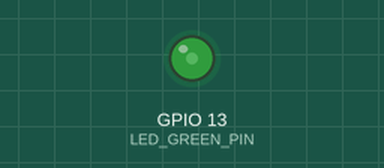
Simulated run of this program. Board: ESP8266 (NodeMCU). Shown: output pins drawn as LEDs (lit = HIGH).

Above: at 0.05 s.
At 1.45 s:
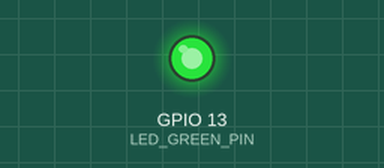
At 2.9 s:
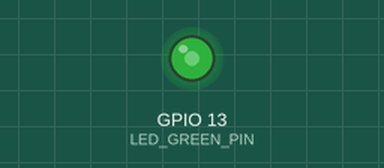
At 6.05 s:
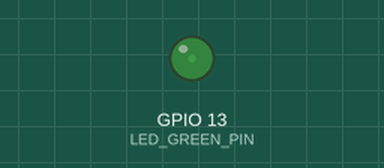
Timing chart, 0 to 8.6 s (numbered marks = the images above):
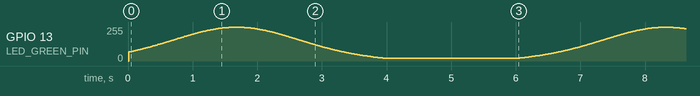

The program:

main.cpp
```cpp
#include <Arduino.h>
#include <Bounce2.h>


// For ESP8266 boards (NodeMCU or Feather HUZZAH)
#define LED_GREEN_PIN 13

unsigned long breathe_time = millis();
int i = 0;
int breathe_delay = 10; // delay between loops

void breath(uint8_t ledPin)
{
  if ((breathe_time + breathe_delay) < millis())
  {
    breathe_time = millis();
    float val = min(255.0, max(20.0, (exp(sin(i / 3000.0 * PI * 10)) - 0.36787944) * 108.0));
    // this is the math function recreating the effect
    analogWrite(LED_GREEN_PIN, val); // PWM
    i = i + 1;
  }
}

void setup()
{
  // setup_common(connection_config, remote_url_config);
  pinMode(LED_GREEN_PIN, OUTPUT);
}

void loop()
{
  // loop_common();
  breath(LED_GREEN_PIN);
}
```
